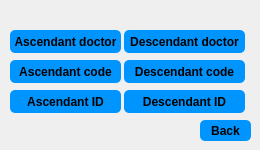
          <widget class="QWidget" name="page_25">
           <widget class="QPushButton" name="pushButton_46">
            <property name="geometry">
             <rect>
              <x>200</x>
              <y>120</y>
              <width>51</width>
              <height>21</height>
             </rect>
            </property>
            <property name="styleSheet">
             <string notr="true">QPushButton {
padding: 5px;
border-radius: 5px;
background-color:#0094ff;
font-weight: bold;
}
QPushButton:hover
{
color :white;
}</string>
            </property>
            <property name="text">
             <string>Back</string>
            </property>
           </widget>
           <widget class="QPushButton" name="pb_desc_tri_3">
            <property name="geometry">
             <rect>
              <x>124</x>
              <y>90</y>
              <width>121</width>
              <height>23</height>
             </rect>
            </property>
            <property name="styleSheet">
             <string notr="true">QPushButton {
padding: 5px;
border-radius: 5px;
background-color:#0094ff;
font-weight: bold;
}
QPushButton:hover
{
color :white;
}</string>
            </property>
            <property name="text">
             <string>Descendant ID</string>
            </property>
           </widget>
           <widget class="QPushButton" name="pb_desc_tri_4">
            <property name="geometry">
             <rect>
              <x>124</x>
              <y>30</y>
              <width>121</width>
              <height>23</height>
             </rect>
            </property>
            <property name="styleSheet">
             <string notr="true">QPushButton {
padding: 5px;
border-radius: 5px;
background-color:#0094ff;
font-weight: bold;
}
QPushButton:hover
{
color :white;
}</string>
            </property>
            <property name="text">
             <string>Descendant doctor</string>
            </property>
           </widget>
           <widget class="QPushButton" name="pb_asc_tri_4">
            <property name="geometry">
             <rect>
              <x>10</x>
              <y>30</y>
              <width>111</width>
              <height>23</height>
             </rect>
            </property>
            <property name="styleSheet">
             <string notr="true">QPushButton {
padding: 5px;
border-radius: 5px;
background-color:#0094ff;
font-weight: bold;
}
QPushButton:hover
{
color :white;
}</string>
            </property>
            <property name="text">
             <string>Ascendant doctor</string>
            </property>
           </widget>
           <widget class="QPushButton" name="pb_desc_tri">
            <property name="geometry">
             <rect>
              <x>124</x>
              <y>60</y>
              <width>121</width>
              <height>23</height>
             </rect>
            </property>
            <property name="styleSheet">
             <string notr="true">QPushButton {
padding: 5px;
border-radius: 5px;
background-color:#0094ff;
font-weight: bold;
}
QPushButton:hover
{
color :white;
}</string>
            </property>
            <property name="text">
             <string>Descendant code</string>
            </property>
           </widget>
           <widget class="QPushButton" name="pb_asc_tri_3">
            <property name="geometry">
             <rect>
              <x>10</x>
              <y>90</y>
              <width>111</width>
              <height>23</height>
             </rect>
            </property>
            <property name="styleSheet">
             <string notr="true">QPushButton {
padding: 5px;
border-radius: 5px;
background-color:#0094ff;
font-weight: bold;
}
QPushButton:hover
{
color :white;
}</string>
            </property>
            <property name="text">
             <string>Ascendant ID</string>
            </property>
           </widget>
           <widget class="QPushButton" name="pb_asc_tri">
            <property name="geometry">
             <rect>
              <x>10</x>
              <y>60</y>
              <width>111</width>
              <height>23</height>
             </rect>
            </property>
            <property name="styleSheet">
             <string notr="true">QPushButton {
padding: 5px;
border-radius: 5px;
background-color:#0094ff;
font-weight: bold;
}
QPushButton:hover
{
color :white;
}</string>
            </property>
            <property name="text">
             <string>Ascendant code</string>
            </property>
           </widget>
          </widget>
